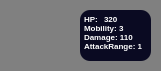
        <widget class="QWidget" name="pl1_ag9_widget" native="true">
         <property name="minimumSize">
          <size>
           <width>161</width>
           <height>71</height>
          </size>
         </property>
         <property name="styleSheet">
          <string notr="true">QWidget{
background-color: #808080;
border-radius:10px;
}</string>
         </property>
         <widget class="QTextBrowser" name="textBrowser_9">
          <property name="geometry">
           <rect>
            <x>80</x>
            <y>10</y>
            <width>71</width>
            <height>51</height>
           </rect>
          </property>
          <property name="styleSheet">
           <string notr="true">color:white;
background-color : #0a0a22;
border:none;
</string>
          </property>
          <property name="verticalScrollBarPolicy">
           <enum>Qt::ScrollBarPolicy::ScrollBarAlwaysOff</enum>
          </property>
          <property name="horizontalScrollBarPolicy">
           <enum>Qt::ScrollBarPolicy::ScrollBarAlwaysOff</enum>
          </property>
          <property name="html">
           <string>&lt;!DOCTYPE HTML PUBLIC &quot;-//W3C//DTD HTML 4.0//EN&quot; &quot;http://www.w3.org/TR/REC-html40/strict.dtd&quot;&gt;
&lt;html&gt;&lt;head&gt;&lt;meta name=&quot;qrichtext&quot; content=&quot;1&quot; /&gt;&lt;meta charset=&quot;utf-8&quot; /&gt;&lt;style type=&quot;text/css&quot;&gt;
p, li { white-space: pre-wrap; }
hr { height: 1px; border-width: 0; }
li.unchecked::marker { content: &quot;\2610&quot;; }
li.checked::marker { content: &quot;\2612&quot;; }
&lt;/style&gt;&lt;/head&gt;&lt;body style=&quot; font-family:'Segoe UI'; font-size:9pt; font-weight:400; font-style:normal;&quot;&gt;
&lt;p align=&quot;justify&quot; style=&quot; margin-top:12px; margin-bottom:12px; margin-left:0px; margin-right:0px; -qt-block-indent:0; text-indent:0px;&quot;&gt;&lt;span style=&quot; font-size:6pt; font-weight:700;&quot;&gt;HP: &lt;br /&gt;Mobility: 3&lt;br /&gt;Damage: 110&lt;br /&gt;AttackRange: 1&lt;/span&gt;&lt;/p&gt;&lt;/body&gt;&lt;/html&gt;</string>
          </property>
         </widget>
         <widget class="QPushButton" name="pl1_ag9_btn">
          <property name="geometry">
           <rect>
            <x>10</x>
            <y>10</y>
            <width>61</width>
            <height>51</height>
           </rect>
          </property>
          <property name="styleSheet">
           <string notr="true">background-image:url(&quot;:/src/images/Agent/Sir Lamorak&quot;);
background-repeat:no-repeat;
background-position:center;
background-origin:content;
background-size:cover;</string>
          </property>
          <property name="text">
           <string/>
          </property>
         </widget>
         <widget class="QTextBrowser" name="pl1_ag9_HP">
          <property name="geometry">
           <rect>
            <x>100</x>
            <y>10</y>
            <width>25</width>
            <height>15</height>
           </rect>
          </property>
          <property name="styleSheet">
           <string notr="true">color:white;
background-color : #0a0a22;
border:none;</string>
          </property>
          <property name="verticalScrollBarPolicy">
           <enum>Qt::ScrollBarPolicy::ScrollBarAlwaysOff</enum>
          </property>
          <property name="html">
           <string>&lt;!DOCTYPE HTML PUBLIC &quot;-//W3C//DTD HTML 4.0//EN&quot; &quot;http://www.w3.org/TR/REC-html40/strict.dtd&quot;&gt;
&lt;html&gt;&lt;head&gt;&lt;meta name=&quot;qrichtext&quot; content=&quot;1&quot; /&gt;&lt;meta charset=&quot;utf-8&quot; /&gt;&lt;style type=&quot;text/css&quot;&gt;
p, li { white-space: pre-wrap; }
hr { height: 1px; border-width: 0; }
li.unchecked::marker { content: &quot;\2610&quot;; }
li.checked::marker { content: &quot;\2612&quot;; }
&lt;/style&gt;&lt;/head&gt;&lt;body style=&quot; font-family:'Segoe UI'; font-size:9pt; font-weight:400; font-style:normal;&quot;&gt;
&lt;p style=&quot; margin-top:0px; margin-bottom:0px; margin-left:0px; margin-right:0px; -qt-block-indent:0; text-indent:0px;&quot;&gt;&lt;span style=&quot; font-size:6pt; font-weight:700;&quot;&gt;320&lt;/span&gt;&lt;/p&gt;&lt;/body&gt;&lt;/html&gt;</string>
          </property>
         </widget>
        </widget>
